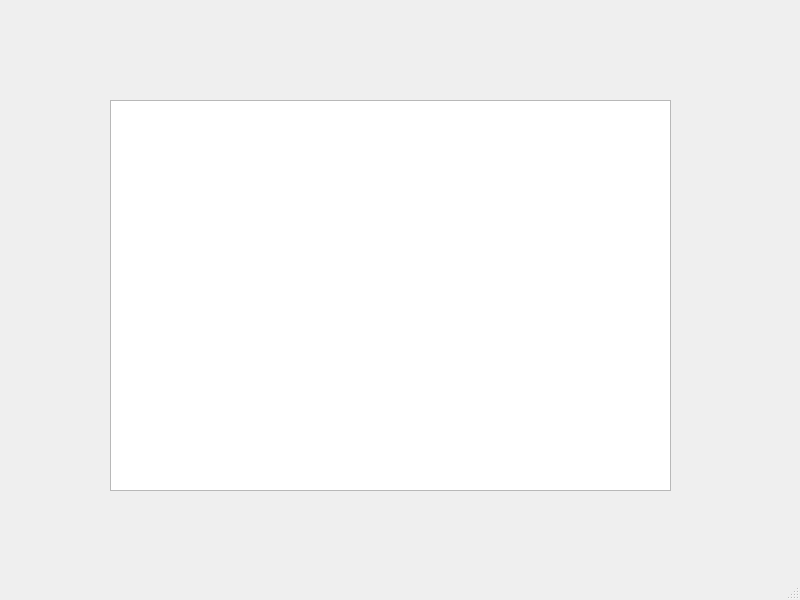
<?xml version="1.0" encoding="UTF-8"?>
<ui version="4.0">
 <class>MainWindow</class>
 <widget class="QMainWindow" name="MainWindow">
  <property name="geometry">
   <rect>
    <x>0</x>
    <y>0</y>
    <width>800</width>
    <height>600</height>
   </rect>
  </property>
  <property name="windowTitle">
   <string>MainWindow</string>
  </property>
  <widget class="QWidget" name="centralwidget">
   <widget class="QGraphicsView" name="graphicsView">
    <property name="geometry">
     <rect>
      <x>110</x>
      <y>100</y>
      <width>561</width>
      <height>391</height>
     </rect>
    </property>
   </widget>
  </widget>
  <widget class="QMenuBar" name="menubar">
   <property name="geometry">
    <rect>
     <x>0</x>
     <y>0</y>
     <width>800</width>
     <height>25</height>
    </rect>
   </property>
  </widget>
  <widget class="QStatusBar" name="statusbar"/>
 </widget>
 <resources/>
 <connections/>
</ui>
